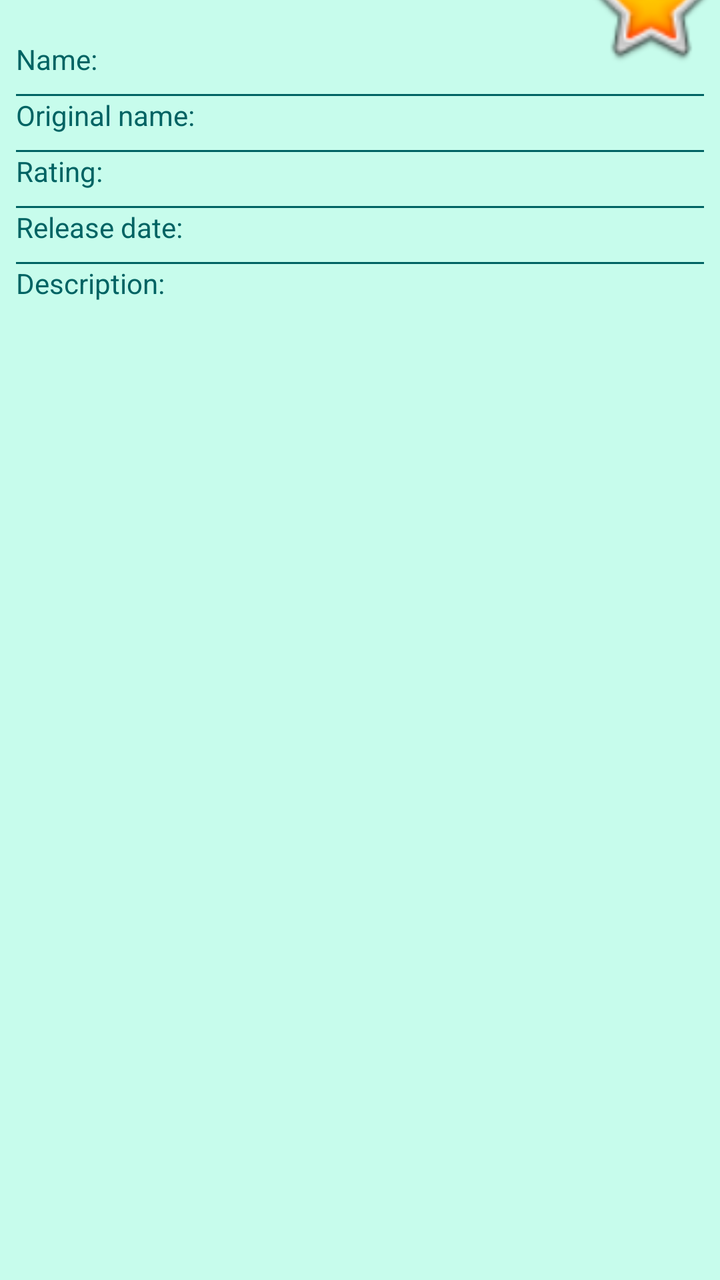
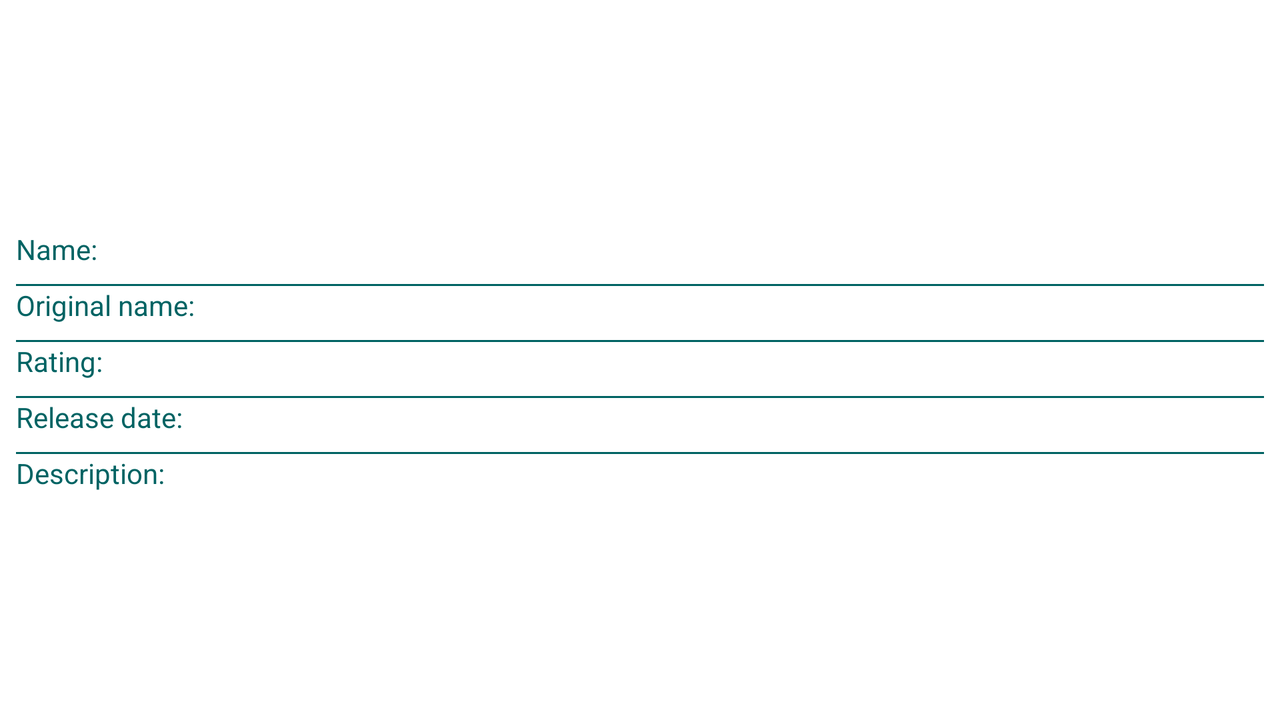

The same Android screen from two of the app's own layout files: first res/layout/ as a phone draws it, then the repository's variant for another configuration, drawn on a device whose configuration selects that folder. Both files follow.
<!-- AndroidManifest.xml: application theme Theme.MyMovies -->
<!-- res/layout/activity_detail_movie.xml -->
<?xml version="1.0" encoding="utf-8"?>
<ScrollView xmlns:android="http://schemas.android.com/apk/res/android"
    xmlns:app="http://schemas.android.com/apk/res-auto"
    xmlns:tools="http://schemas.android.com/tools"
    android:layout_width="match_parent"
    android:layout_height="match_parent"
    tools:context=".DetailMovieActivity"
    android:background="@color/teal_200">

    <androidx.constraintlayout.widget.ConstraintLayout
        android:layout_width="match_parent"
        android:layout_height="wrap_content">

        <ImageView
            android:id="@+id/imageViewBigPoster"
            android:layout_width="0dp"
            android:layout_height="wrap_content"
            android:adjustViewBounds="true"
            android:contentDescription="@string/text_movie_poster"
            app:layout_constraintEnd_toEndOf="parent"
            app:layout_constraintStart_toStartOf="parent"
            app:layout_constraintTop_toTopOf="parent"
            app:srcCompat="@drawable/ic_launcher_foreground"
            tools:ignore="VectorDrawableCompat" />

        <ImageView
            android:id="@+id/imageViewAddDeleteFavourite"
            android:layout_width="@dimen/imageview_add_delete_favourite_size"
            android:layout_height="@dimen/imageview_add_delete_favourite_size"
            android:onClick="onClickAddDeleteFavouriteMovie"
            android:contentDescription="@string/text_imageview_add_favourite"
            app:layout_constraintBottom_toBottomOf="@+id/imageViewBigPoster"
            app:layout_constraintEnd_toEndOf="parent"
            app:layout_constraintTop_toBottomOf="@+id/imageViewBigPoster"
            app:srcCompat="@android:drawable/btn_star_big_on" />

        <include
            layout="@layout/movie_info"
            android:id="@+id/movieInfo"
            android:layout_width="0dp"
            android:layout_height="wrap_content"
            app:layout_constraintTop_toBottomOf="@+id/imageViewBigPoster"
            app:layout_constraintStart_toStartOf="parent"
            app:layout_constraintEnd_toEndOf="parent"
            app:layout_constraintBottom_toBottomOf="parent"/>


    </androidx.constraintlayout.widget.ConstraintLayout>
</ScrollView>
<!-- res/layout/movie_info.xml (included above) -->
<?xml version="1.0" encoding="utf-8"?>
<androidx.constraintlayout.widget.ConstraintLayout xmlns:android="http://schemas.android.com/apk/res/android"
    android:layout_width="match_parent"
    android:layout_height="wrap_content"
    xmlns:app="http://schemas.android.com/apk/res-auto">

    <TextView
        android:id="@+id/textViewTitleLabel"
        style="@style/text_movie_info"
        android:layout_width="wrap_content"
        android:layout_height="wrap_content"
        android:layout_marginTop="@dimen/movie_info_margin_top"
        android:text="@string/textView_title"
        app:layout_constraintStart_toStartOf="parent"
        app:layout_constraintTop_toTopOf="parent" />

    <TextView
        android:id="@+id/textViewTitle"
        android:layout_width="0dp"
        android:layout_height="wrap_content"
        android:layout_marginTop="@dimen/movie_info_margin_top"
        app:layout_constraintEnd_toEndOf="parent"
        app:layout_constraintStart_toStartOf="@+id/guidelineCenter"
        app:layout_constraintTop_toTopOf="parent" />

    <View
        android:id="@+id/textViewLine1"
        style="@style/line"
        app:layout_constraintTop_toBottomOf="@+id/textViewTitle"
        app:layout_constraintStart_toStartOf="parent"
        app:layout_constraintEnd_toEndOf="parent"/>

    <TextView
        android:id="@+id/textViewOriginalTitleLabel"
        style="@style/text_movie_info"
        android:layout_width="wrap_content"
        android:layout_height="wrap_content"
        android:text="@string/textView_original_title"
        app:layout_constraintStart_toStartOf="parent"
        app:layout_constraintTop_toBottomOf="@+id/textViewLine1" />

    <TextView
        android:id="@+id/textViewOriginalTitle"
        android:layout_width="0dp"
        android:layout_height="wrap_content"
        app:layout_constraintEnd_toEndOf="parent"
        app:layout_constraintStart_toStartOf="@+id/guidelineCenter"
        app:layout_constraintTop_toBottomOf="@+id/textViewLine1" />

    <View
        android:id="@+id/textViewLine2"
        style="@style/line"
        app:layout_constraintTop_toBottomOf="@+id/textViewOriginalTitle"
        app:layout_constraintStart_toStartOf="parent"
        app:layout_constraintEnd_toEndOf="parent"/>

    <TextView
        android:id="@+id/textViewRatingLabel"
        style="@style/text_movie_info"
        android:layout_width="wrap_content"
        android:layout_height="wrap_content"
        android:text="@string/textView_rating"
        app:layout_constraintStart_toStartOf="parent"
        app:layout_constraintTop_toBottomOf="@+id/textViewLine2" />

    <TextView
        android:id="@+id/textViewRating"
        android:layout_width="0dp"
        android:layout_height="wrap_content"
        app:layout_constraintEnd_toEndOf="parent"
        app:layout_constraintStart_toStartOf="@+id/guidelineCenter"
        app:layout_constraintTop_toBottomOf="@+id/textViewLine2" />

    <View
        android:id="@+id/textViewLine3"
        style="@style/line"
        app:layout_constraintTop_toBottomOf="@+id/textViewRating"
        app:layout_constraintStart_toStartOf="parent"
        app:layout_constraintEnd_toEndOf="parent"/>

    <TextView
        android:id="@+id/textViewReleaseDateLabel"
        style="@style/text_movie_info"
        android:layout_width="wrap_content"
        android:layout_height="wrap_content"
        android:text="@string/textView_release_date"
        app:layout_constraintStart_toStartOf="parent"
        app:layout_constraintTop_toBottomOf="@+id/textViewLine3" />

    <TextView
        android:id="@+id/textViewReleaseDate"
        android:layout_width="0dp"
        android:layout_height="wrap_content"
        app:layout_constraintEnd_toEndOf="parent"
        app:layout_constraintStart_toStartOf="@+id/guidelineCenter"
        app:layout_constraintTop_toBottomOf="@+id/textViewLine3" />

    <View
        android:id="@+id/textViewLine4"
        style="@style/line"
        app:layout_constraintTop_toBottomOf="@+id/textViewReleaseDate"
        app:layout_constraintStart_toStartOf="parent"
        app:layout_constraintEnd_toEndOf="parent"/>

    <TextView
        android:id="@+id/textViewDescriptionLabel"
        style="@style/text_movie_info"
        android:layout_width="wrap_content"
        android:layout_height="wrap_content"
        android:text="@string/textView_description"
        app:layout_constraintStart_toStartOf="parent"
        app:layout_constraintTop_toBottomOf="@+id/textViewLine4" />

    <TextView
        android:id="@+id/textViewOverview"
        android:layout_width="wrap_content"
        android:layout_height="wrap_content"
        android:layout_marginStart="@dimen/movie_info_margin_start"
        app:layout_constraintStart_toStartOf="parent"
        app:layout_constraintTop_toBottomOf="@+id/textViewDescriptionLabel" />

    <androidx.recyclerview.widget.RecyclerView
        android:id="@+id/recyclerViewTrailers"
        android:nestedScrollingEnabled="false"
        android:layout_width="0dp"
        android:layout_height="wrap_content"
        app:layout_constraintStart_toStartOf="parent"
        app:layout_constraintEnd_toEndOf="parent"
        app:layout_constraintTop_toBottomOf="@id/textViewOverview"/>

    <androidx.recyclerview.widget.RecyclerView
        android:id="@+id/recyclerViewReviews"
        android:nestedScrollingEnabled="false"
        android:layout_width="0dp"
        android:layout_height="wrap_content"
        app:layout_constraintStart_toStartOf="parent"
        app:layout_constraintEnd_toEndOf="parent"
        app:layout_constraintTop_toBottomOf="@id/recyclerViewTrailers"/>

    <androidx.constraintlayout.widget.Guideline
        android:id="@+id/guidelineCenter"
        android:layout_width="wrap_content"
        android:layout_height="wrap_content"
        android:orientation="vertical"
        app:layout_constraintGuide_percent="0.5"
        app:layout_constraintTop_toTopOf="parent" />

</androidx.constraintlayout.widget.ConstraintLayout>
<!-- resources referenced by this layout -->
<resources>
  <color name="teal_200">#C7FCEC</color>
  <dimen name="imageview_add_delete_favourite_size">70dp</dimen>
  <dimen name="movie_info_margin_start">8dp</dimen>
  <dimen name="movie_info_margin_top">20dp</dimen>
  <!-- drawable ic_launcher_foreground: png bitmap (mipmap-mdpi, 1825 bytes) -->
  <string name="textView_description">Description:</string>
  <string name="textView_original_title">Original name:</string>
  <string name="textView_rating">Rating:</string>
  <string name="textView_release_date">Release date:</string>
  <string name="textView_title">Name:</string>
  <string name="text_imageview_add_favourite">Add to Favourites</string>
  <string name="text_movie_poster">Movie poster</string>
  <style name="line">
          <item name="android:layout_width">match_parent</item>
          <item name="android:layout_height">@dimen/textview_line_height</item>
          <item name="android:layout_margin">@dimen/textview_line_margin</item>
          <item name="android:background">@color/teal_900</item>
      </style>
  <style name="text_movie_info">
          <item name="android:layout_marginStart">@dimen/movie_info_margin_start</item>
          <item name="android:textColor">@color/teal_900</item>
      </style>
  <style name="Theme.MyMovies" parent="Theme.MaterialComponents.DayNight.DarkActionBar">
          
          <item name="colorPrimary">@color/teal_700</item>
          <item name="colorPrimaryVariant">@color/teal_900</item>
          <item name="colorOnPrimary">@color/white</item>
          <item name="colorAccent">@color/selected_element</item>
          
          <item name="colorSecondary">@color/teal_200</item>
          <item name="colorSecondaryVariant">@color/teal_700</item>
          <item name="colorOnSecondary">@color/black</item>
          
          <item name="android:statusBarColor" tools:targetApi="l">?attr/colorPrimaryVariant</item>
          
      </style>
  <dimen name="textview_line_height">1dp</dimen>
  <dimen name="textview_line_margin">8dp</dimen>
  <color name="teal_900">#006363</color>
  <color name="teal_700">#FF018786</color>
  <color name="white">#FFFFFFFF</color>
  <color name="selected_element">#FF7800</color>
  <color name="black">#FF000000</color>
</resources>
<!-- res/layout-land/activity_detail_movie.xml (the repository's variant of the layout above) -->
<!-- drawn on the phone turned sideways -->
<?xml version="1.0" encoding="utf-8"?>
<androidx.constraintlayout.widget.ConstraintLayout xmlns:android="http://schemas.android.com/apk/res/android"
    xmlns:app="http://schemas.android.com/apk/res-auto"
    xmlns:tools="http://schemas.android.com/tools"
    android:layout_width="match_parent"
    android:layout_height="match_parent"
    tools:context=".DetailMovieActivity">


    <ImageView
        android:id="@+id/imageViewBigPoster"
        android:layout_width="wrap_content"
        android:layout_height="0dp"
        android:adjustViewBounds="true"
        android:contentDescription="@string/text_movie_poster"
        app:layout_constraintStart_toStartOf="parent"
        app:layout_constraintTop_toTopOf="parent"
        app:srcCompat="@drawable/ic_launcher_foreground"
        tools:ignore="VectorDrawableCompat" />

    <ImageView
        android:id="@+id/imageViewAddDeleteFavourite"
        android:layout_width="70dp"
        android:layout_height="70dp"
        android:layout_marginTop="16dp"
        android:onClick="onClickAddDeleteFavouriteMovie"
        app:layout_constraintEnd_toEndOf="@+id/imageViewBigPoster"
        app:layout_constraintTop_toTopOf="parent"
        app:srcCompat="@android:drawable/btn_star_big_on" />

    <ScrollView
        android:layout_width="0dp"
        android:layout_height="wrap_content"
        app:layout_constraintBottom_toBottomOf="parent"
        app:layout_constraintEnd_toEndOf="parent"
        app:layout_constraintStart_toEndOf="@+id/imageViewBigPoster"
        app:layout_constraintTop_toTopOf="parent">

        <include
            android:id="@+id/movieInfo"
            layout="@layout/movie_info"
            android:layout_width="match_parent"
            android:layout_height="wrap_content"
            app:layout_constraintBottom_toBottomOf="parent"
            app:layout_constraintEnd_toEndOf="parent"
            app:layout_constraintStart_toStartOf="parent"
            app:layout_constraintTop_toTopOf="parent" />
    </ScrollView>


</androidx.constraintlayout.widget.ConstraintLayout>
<!-- resources referenced by the variant -->
<!-- as the phone turned sideways resolves them -->
<resources>
  <dimen name="movie_info_margin_start">8dp</dimen>
  <dimen name="movie_info_margin_top">20dp</dimen>
  <!-- drawable ic_launcher_foreground: png bitmap (mipmap-mdpi, 1825 bytes) -->
  <string name="textView_description">Description:</string>
  <string name="textView_original_title">Original name:</string>
  <string name="textView_rating">Rating:</string>
  <string name="textView_release_date">Release date:</string>
  <string name="textView_title">Name:</string>
  <string name="text_movie_poster">Movie poster</string>
  <style name="line">
          <item name="android:layout_width">match_parent</item>
          <item name="android:layout_height">@dimen/textview_line_height</item>
          <item name="android:layout_margin">@dimen/textview_line_margin</item>
          <item name="android:background">@color/teal_900</item>
      </style>
  <style name="text_movie_info">
          <item name="android:layout_marginStart">@dimen/movie_info_margin_start</item>
          <item name="android:textColor">@color/teal_900</item>
      </style>
  <style name="Theme.MyMovies" parent="Theme.MaterialComponents.DayNight.DarkActionBar">
          
          <item name="colorPrimary">@color/teal_700</item>
          <item name="colorPrimaryVariant">@color/teal_900</item>
          <item name="colorOnPrimary">@color/white</item>
          <item name="colorAccent">@color/selected_element</item>
          
          <item name="colorSecondary">@color/teal_200</item>
          <item name="colorSecondaryVariant">@color/teal_700</item>
          <item name="colorOnSecondary">@color/black</item>
          
          <item name="android:statusBarColor" tools:targetApi="l">?attr/colorPrimaryVariant</item>
          
      </style>
  <dimen name="textview_line_height">1dp</dimen>
  <dimen name="textview_line_margin">8dp</dimen>
  <color name="teal_900">#006363</color>
  <color name="teal_700">#FF018786</color>
  <color name="white">#FFFFFFFF</color>
  <color name="selected_element">#FF7800</color>
  <color name="teal_200">#C7FCEC</color>
  <color name="black">#FF000000</color>
</resources>
